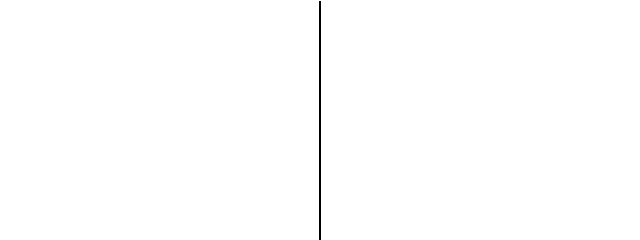
Frame 1 (no input)
Frame 60 (no input): identical to frame 1, image omitted
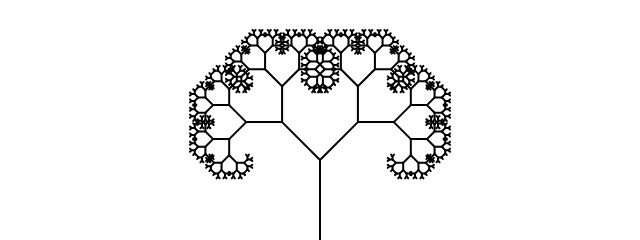
Frame 120 (the mouse pressed at the canvas centre since frame 60)

The p5.js sketch that drew these frames (run headless with seeded random() and noise() and a simulated clock; from frame 60 on, the mouse is pressed at the canvas centre):

// p5.js sketch
// ── sketch.js
// The Nature of Code
// Daniel Shiffman
// http://natureofcode.com

// Recursive Tree
// Renders a simple tree-like structure via recursion
// Branching angle calculated as a function of horizontal mouse position

let angle;

function setup() {
  createCanvas(640, 240);
}

function draw() {
  background(255);
  // Mapping the angle between 0 to 90° (HALF_PI) according to mouseX
  angle = map(mouseX, 0, width, 0, HALF_PI);

  // Start the tree from the bottom of the canvas
  translate(width / 2, height);
  stroke(0);
  strokeWeight(2);
  branch(80);
}

// Each branch now receives its length as an argument.
function branch(len) {
  line(0, 0, 0, -len);
  translate(0, -len);

  //{!1} Each branch’s length shrinks by two-thirds.
  len *= 0.67;

  if (len > 2) {
    push();
    rotate(angle);
    //{!1} Subsequent calls to branch() include the length argument.
    branch(len);
    pop();

    push();
    rotate(-angle);
    branch(len);
    pop();
  }
}
